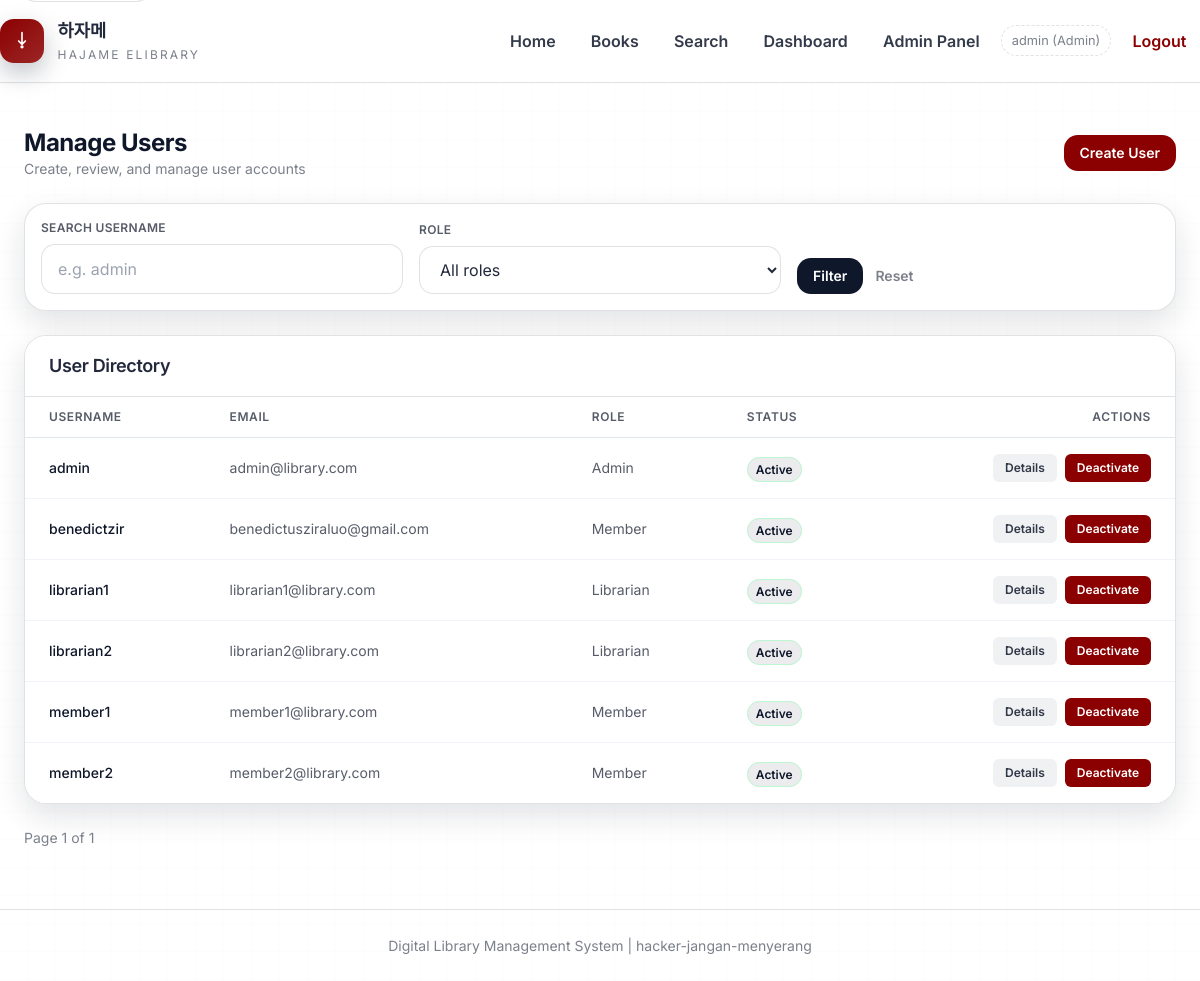
The page /admin-panel/users/ (signed in) on the database its author committed.
### main/models.py (models this page shows, shortened)
class User(AbstractUser):
    class Role(models.TextChoices):
        MEMBER = 'member', 'Member'
        LIBRARIAN = 'librarian', 'Librarian'
        ADMIN = 'admin', 'Admin'
    role = models.CharField(
        max_length=20,
        choices=Role.choices,
        default=Role.MEMBER
    )
    employee_id = models.CharField(
        max_length=50,
        blank=True,
        null=True,
        help_text="Employee ID for Librarian role"
    )
    membership_number = models.CharField(
        max_length=50,
        blank=True,
        null=True,
        help_text="Membership number for Member role"
    )
    class Meta:
        db_table = 'users'

### main/admin_views.py (the view)
# urls.py: path('admin-panel/users/', admin_views.user_list, name='user_list'),
@role_required('admin')
@require_http_methods(["GET"])
def user_list(request):
    query = request.GET.get('q', '').strip()
    selected_role = request.GET.get('role', '').strip()
    valid_roles = {choice[0] for choice in User.Role.choices}
    users = User.objects.all().order_by('username')
    if selected_role in valid_roles:
        users = users.filter(role=selected_role)
    else:
        selected_role = ''
    if query:
        users = users.filter(username__icontains=query)
    paginator = Paginator(users, 20)
    page_obj = paginator.get_page(request.GET.get('page'))
    query_params = {}
    if query:
        query_params['q'] = query
    if selected_role:
        query_params['role'] = selected_role
    return render(request, 'main/admin_user_list.html', {
        'page_obj': page_obj,
        'query': query,
        'selected_role': selected_role,
        'role_choices': User.Role.choices,
        'query_string': urlencode(query_params),
    })

### main/templates/main/admin_user_list.html (shortened to what this page needs)
{% extends 'main/base.html' %}
{% block content %}
<div class="max-w-6xl mx-auto space-y-6">
    <div class="flex items-center justify-between">
        <div>
            <h2 class="text-2xl font-bold text-slate-900">Manage Users</h2>
            <p class="text-sm text-slate-500">Create, review, and manage user accounts</p>
        </div>
        <a href="{% url 'main:user_create' %}" class="px-4 py-2 bg-red-800 text-white text-sm font-semibold rounded-lg hover:bg-red-900 transition-colors">
            Create User
        </a>
    </div>
    <div class="bg-white border border-slate-200 rounded-2xl shadow-sm p-4">
        <form method="get" class="grid grid-cols-1 md:grid-cols-3 gap-4 items-end">
            <div>
                <label class="block text-xs font-semibold text-slate-600 uppercase tracking-wide mb-2">Search Username</label>
                <input type="text" name="q" value="{{ query }}" placeholder="e.g. admin" class="w-full px-4 py-3 rounded-lg border border-slate-300 focus:border-red-700 focus:ring-2 focus:ring-red-700/20 outline-none transition-all">
            </div>
            <div>
                <label class="block text-xs font-semibold text-slate-600 uppercase tracking-wide mb-2">Role</label>
                <select name="role" class="w-full px-4 py-3 rounded-lg border border-slate-300 focus:border-red-700 focus:ring-2 focus:ring-red-700/20 outline-none transition-all">
                    <option value="">All roles</option>
                </select>
            </div>
            <div class="flex items-center gap-3">
                <button type="submit" class="px-4 py-2 bg-slate-900 text-white text-sm font-semibold rounded-lg hover:bg-slate-800 transition-colors">
                    Filter
                </button>
                <a href="{% url 'main:user_list' %}" class="text-sm font-semibold text-slate-500 hover:text-slate-700">Reset</a>
            </div>
        </form>
    </div>
    <div class="bg-white border border-slate-200 rounded-2xl shadow-sm overflow-hidden">
        <div class="px-6 py-4 border-b border-slate-200 bg-slate-50">
            <h3 class="text-lg font-semibold text-slate-800">User Directory</h3>
        </div>
        {% if page_obj.object_list %}
            <div class="overflow-x-auto">
                <table class="min-w-full divide-y divide-slate-200">
                    <thead class="bg-slate-50">
                        <tr>
                            <th class="px-6 py-3 text-left text-xs font-semibold text-slate-600 uppercase tracking-wider">Username</th>
                            <th class="px-6 py-3 text-left text-xs font-semibold text-slate-600 uppercase tracking-wider">Email</th>
                            <th class="px-6 py-3 text-left text-xs font-semibold text-slate-600 uppercase tracking-wider">Role</th>
                            <th class="px-6 py-3 text-left text-xs font-semibold text-slate-600 uppercase tracking-wider">Status</th>
                            <th class="px-6 py-3 text-right text-xs font-semibold text-slate-600 uppercase tracking-wider">Actions</th>
                        </tr>
                    </thead>
                    <tbody class="bg-white divide-y divide-slate-100">
                        {% for user in page_obj %}
                            <tr>
                                <td class="px-6 py-4 text-sm text-slate-900 font-medium">{{ user.username }}</td>
                                <td class="px-6 py-4 text-sm text-slate-600">{{ user.email|default:'-' }}</td>
                                <td class="px-6 py-4 text-sm text-slate-600">{{ user.get_role_display }}</td>
                                <td class="px-6 py-4">
                                    {% if user.is_active %}
                                        <span class="px-2 py-1 text-xs font-semibold rounded-full bg-green-50 text-green-700 border border-green-200">Active</span>
                                    {% else %}
                                        <span class="px-2 py-1 text-xs font-semibold rounded-full bg-red-50 text-red-700 border border-red-200">Inactive</span>
                                    {% endif %}
                                </td>
                                <td class="px-6 py-4 text-right">
                                    <div class="inline-flex items-center gap-2">
                                        <a href="{% url 'main:user_detail' user.id %}" class="px-3 py-1.5 text-xs font-semibold rounded-md bg-slate-200 text-slate-700 hover:bg-slate-300 transition-colors">
                                            Details
                                        </a>
                                        <form method="post" action="{% url 'main:user_toggle_active' user.id %}" class="inline">
                                            <button type="submit" class="px-3 py-1.5 text-xs font-semibold rounded-md {% if user.is_active %}bg-red-800 text-white hover:bg-red-900{% else %}bg-green-600 text-white hover:bg-green-700{% endif %} transition-colors" {% if user.id == request.user.id %}disabled{% endif %}>
                                                {% if user.is_active %}Deactivate{% else %}Activate{% endif %}
                                            </button>
                                        </form>
                                    </div>
                                </td>
                            </tr>
                        {% endfor %}
                    </tbody>
                </table>
            </div>
        {% else %}
            <div class="px-6 py-6 text-sm text-slate-500">
                No users found.
            </div>
        {% endif %}
    </div>
    <div class="flex items-center justify-between text-sm text-slate-500">
        <div>
            Page {{ page_obj.number }} of {{ page_obj.paginator.num_pages }}
        </div>
    </div>
</div>
{% endblock %}

### main/templates/main/base.html (shortened to what this page needs)
{% load static %}
<!DOCTYPE html>
<html lang="en">
<head>
    <script src="https://cdn.tailwindcss.com"></script>
    <link rel="stylesheet" href="{% static 'css/style.css' %}">
</head>
<body class="app-shell bg-white text-slate-800 min-h-screen flex flex-col">
    <header class="site-header">
        <div class="container-custom header-row">
            <a href="{% url 'main:landing' %}" class="brand-link">
                <span class="brand-mark" aria-hidden="true">
                    <svg viewBox="0 0 24 24" class="w-4 h-4 text-white" fill="none" stroke="currentColor" stroke-width="2">
                        <path d="M12 2L12 16M12 16L8 12M12 16L16 12" stroke-linecap="round" stroke-linejoin="round"></path>
                        <circle cx="12" cy="19" r="1"></circle>
                    </svg>
                </span>
                <span class="brand-text">
                    <span class="brand-title">하자메</span>
                    <span class="brand-sub">Hajame eLibrary</span>
                </span>
            </a>
            <nav class="site-nav">
                <a href="{% url 'main:landing' %}" class="nav-link">Home</a>
                <a href="{% url 'main:book_list' %}" class="nav-link">Books</a>
                <a href="{% url 'main:search_books' %}" class="nav-link">Search</a>
                {% if user.is_authenticated %}
                    {% if user.role == 'member' %}
                        <a href="{% url 'main:member_dashboard' %}" class="nav-link">Dashboard</a>
                        <a href="{% url 'main:borrow_history' %}" class="nav-link">My History</a>
                    {% elif user.role == 'librarian' %}
                        <a href="{% url 'main:librarian_dashboard' %}" class="nav-link">Dashboard</a>
                        <a href="{% url 'main:book_management_list' %}" class="nav-link">Books</a>
                        <a href="{% url 'main:category_list' %}" class="nav-link">Categories</a>
                        <a href="{% url 'main:generate_report' %}" class="nav-link">Report</a>
                    {% elif user.role == 'admin' %}
                        <a href="{% url 'main:admin_dashboard' %}" class="nav-link">Dashboard</a>
                        <a href="{% url 'main:lockout_admin' %}" class="nav-link">Admin Panel</a>
                    {% endif %}
                    <span class="nav-meta">{{ user.username }} ({{ user.get_role_display }})</span>
                    <a href="{% url 'main:logout' %}" class="nav-link nav-ghost">Logout</a>
                {% else %}
                    <a href="{% url 'main:login' %}" class="nav-cta">Login</a>
                {% endif %}
            </nav>
        </div>
    </header>
    <main id="main-content" class="site-main flex-1">
        <div class="container-custom">
            {% block content %}{% endblock %}
        </div>
    </main>
    <footer class="site-footer">
        <div class="container-custom text-center text-sm">
            <p>Digital Library Management System | hacker-jangan-menyerang</p>
        </div>
    </footer>
</body>
</html>

### rows shown on the page
User: username "admin", role "Admin", email "admin@library.com", is_active "Active"
User: username "benedictzir", email "benedictusziraluo@gmail.com", role "Member", is_active "Active"
User: username "librarian1", email "librarian1@library.com", role "Librarian", is_active "Active"
User: username "librarian2", email "librarian2@library.com", role "Librarian", is_active "Active"
User: username "member1", email "member1@library.com", role "Member", is_active "Active"
User: username "member2", email "member2@library.com", role "Member", is_active "Active"

### other values the page prints
{{ page_obj.number }} "1"
{{ page_obj.paginator.num_pages }} "1"
